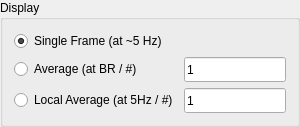
       <widget class="QGroupBox" name="groupBoxAverage">
        <property name="sizePolicy">
         <sizepolicy hsizetype="Fixed" vsizetype="Preferred">
          <horstretch>0</horstretch>
          <verstretch>0</verstretch>
         </sizepolicy>
        </property>
        <property name="minimumSize">
         <size>
          <width>300</width>
          <height>0</height>
         </size>
        </property>
        <property name="maximumSize">
         <size>
          <width>300</width>
          <height>16777215</height>
         </size>
        </property>
        <property name="title">
         <string>Display</string>
        </property>
        <layout class="QGridLayout" name="gridLayout_2">
         <item row="0" column="0" rowspan="2">
          <widget class="QRadioButton" name="singleframe">
           <property name="text">
            <string>Single Frame (at ~5 Hz)</string>
           </property>
           <property name="checked">
            <bool>true</bool>
           </property>
          </widget>
         </item>
         <item row="2" column="0">
          <widget class="QRadioButton" name="rem_avg">
           <property name="text">
            <string>Average (at BR / #)</string>
           </property>
          </widget>
         </item>
         <item row="3" column="0">
          <widget class="QRadioButton" name="local_avg">
           <property name="text">
            <string>Local Average (at 5Hz / #)</string>
           </property>
          </widget>
         </item>
         <item row="3" column="1">
          <widget class="QLineEdit" name="average">
           <property name="minimumSize">
            <size>
             <width>0</width>
             <height>25</height>
            </size>
           </property>
           <property name="toolTip">
            <string>The number of frames to average in this viewer.  Changing this value does not affect any other users.</string>
           </property>
           <property name="text">
            <string>1</string>
           </property>
          </widget>
         </item>
         <item row="2" column="1">
          <widget class="QLineEdit" name="remote_average">
           <property name="minimumSize">
            <size>
             <width>0</width>
             <height>25</height>
            </size>
           </property>
           <property name="toolTip">
            <string>The number of frames to average on the IOC. This is a global value for all users of this camera.</string>
           </property>
           <property name="text">
            <string>1</string>
           </property>
          </widget>
         </item>
        </layout>
       </widget>
